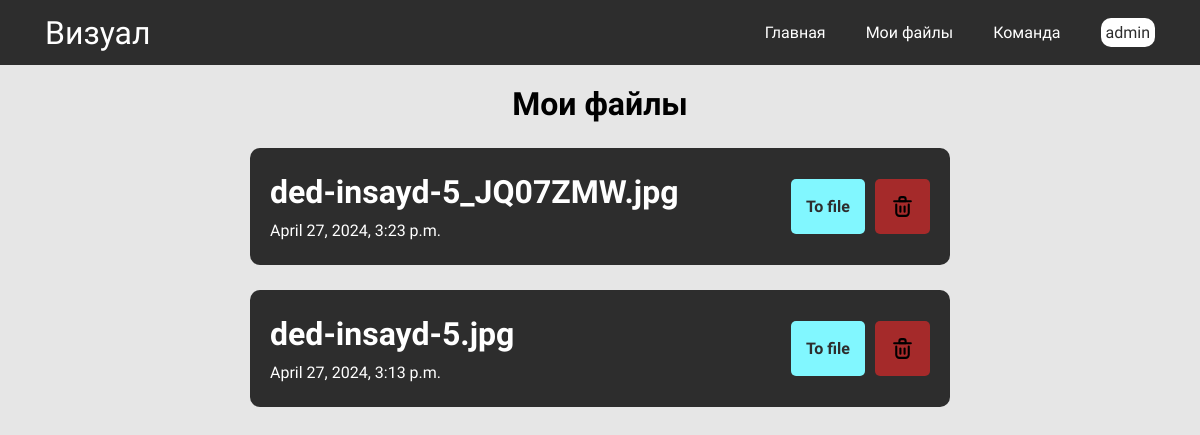
Before: /my-files/ (signed in) with the older database file.
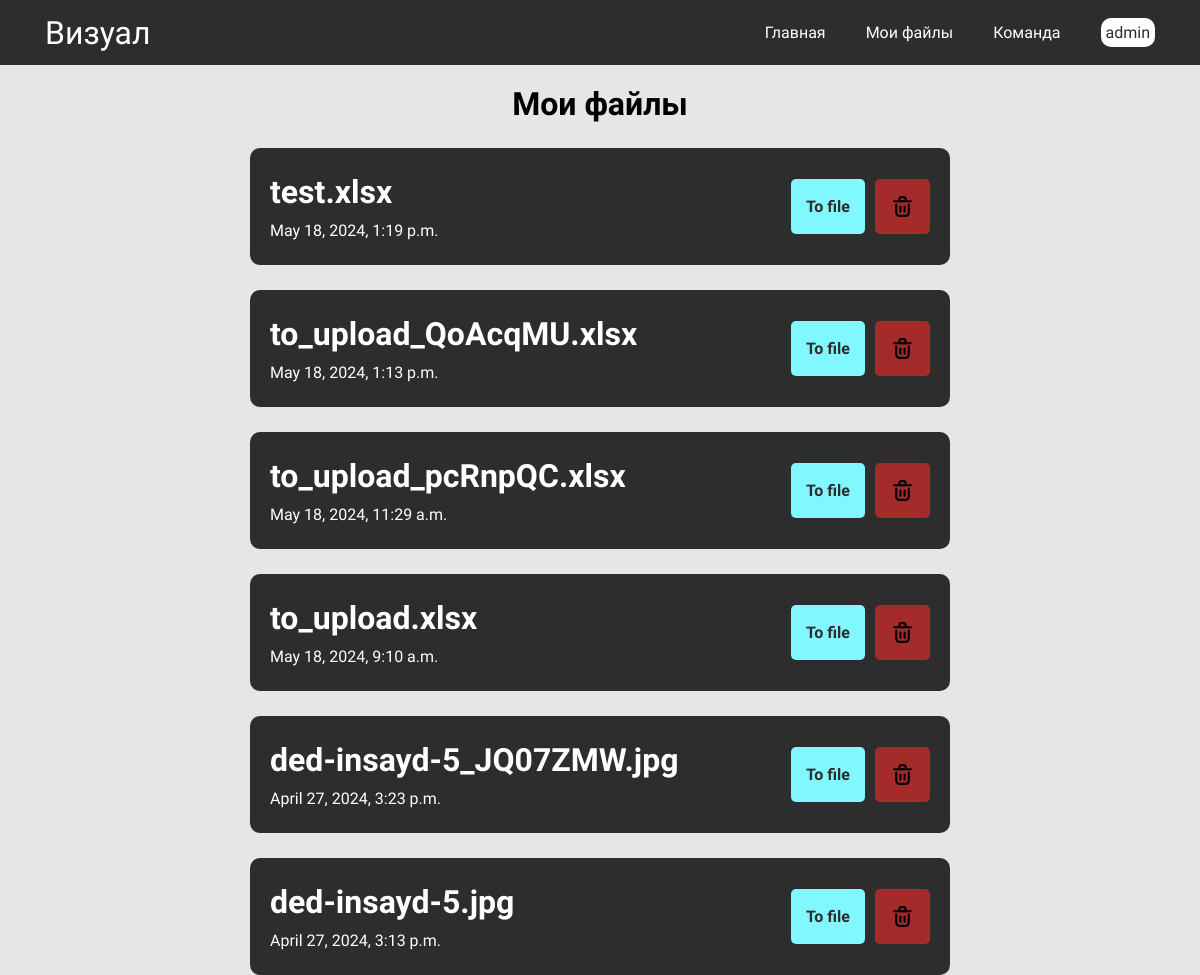
After: the same page with the newer database file.
### base/models.py (models this page shows, shortened)
class Document(models.Model):
    user = models.ForeignKey(User, on_delete=models.CASCADE)
    docfile = models.FileField()
    time = models.DateTimeField(auto_now_add=True)

### base/views.py (the view)
# urls.py: path('my-files/', files_view, name='files'),
def files_view(request):
    documents = Document.objects.filter(user=request.user).order_by('-time')
    return render(request, "my_files.html", {"documents": documents})

### base/templates/my_files.html (shortened to what this page needs)
{% load static %}
<!DOCTYPE html>
<html lang="ru">
<head>
</head>
<body>
    <header>
        <h1 class="logo">Визуал</h1>
        <div class="nav">
            <a class="nav_link" href="{% url 'index' %}">Главная</a>
            <a class="nav_link" href="#">Мои файлы</a>
            <a class="nav_link" href="#">Команда</a>
            {% if user.is_authenticated %}
            <a href="#" class="username">{{ user.username }}</a>
            {% else %}
            <a href="{% url 'login' %}" class="username">login</a>
            {% endif %}
        </div>
    </header>
    <div class="main">
        <ul class="list">
            <h1 style="margin: 0; margin-top: 10px;">Мои файлы</h1>
            {% for doc in documents %}
            <li class="item">
                <div>
                    <h1 class="filename">{{ doc.docfile.name }}</h1>
                    <p class="filedata">{{ doc.time }}</p>
                </div>
                <div style="display: flex; gap: 10px;">
                    <a href="{% url 'visualization' file_id=doc.id %}" class="to-file">To file</a>
                    <a href="{% url 'delete_file' file_id=doc.id %}" class="delete-file"><img src="{% static 'delete.svg' %}" width="25"></a>
                </div>
            </li>
            {% endfor %}
        </ul>
    </div>
</body>
</html>

### base/templates/my_files.html (style rules this page uses)
body { margin: 0; padding: 0; font-family: 'Montserrat Alternates'; background-color: #E6E6E6; }
header { display: flex; flex-direction: row; padding: 0 45px; align-items: center; justify-content: space-between; background-color: #2d2d2d; color: #ffffff; height: 65px; }
.logo { font-weight: 400; margin: 0; }
.nav { display: flex; flex-direction: row; gap: 40px; }
.nav_link { text-decoration: none; color: #ffffff; align-items: center; display: flex; }
.main { width: 100%; height: 90vh; }
.username { color: #2d2d2d; background-color: #ffffff; padding: 5px; border-radius: 10px; text-decoration: none; }
.list { width: 100%; list-style: none; margin: 0; margin-top: 10px; padding: 0; display: flex; flex-direction: column; gap: 25px; align-items: center; }
.item { width: 55%; background-color: #2d2d2d; border-radius: 10px; color: #fff; padding: 20px; display: flex; align-items: center; justify-content: space-between; }
.to-file { padding: 15px 15px; background-color: #81F7FF; color: #2d2d2d; text-decoration: none; border-radius: 5px; font-weight: 600; display: flex; align-items: center; }
.delete-file { padding: 15px 15px; background-color: brown; color:#2d2d2d; text-decoration: none; border-radius: 5px; font-weight: 600; align-items: center; display: flex; width: 25px; }
.filename { margin: 0; margin-bottom: 10px; margin-top: 5px; }
.filedata { margin: 0; margin-bottom: 5px; }

Changed rows visible on the page:
added Document: docfile.name "test.xlsx", time "May 18, 2024, 1:19 p.m."
added Document: docfile.name "to_upload_QoAcqMU.xlsx", time "May 18, 2024, 1:13 p.m."
added Document: docfile.name "to_upload_pcRnpQC.xlsx", time "May 18, 2024, 11:29 a.m."
added Document: docfile.name "to_upload.xlsx", time "May 18, 2024, 9:10 a.m."
